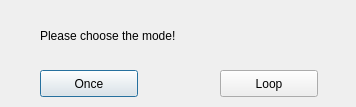
<?xml version="1.0" encoding="UTF-8"?>
<ui version="4.0">
 <class>Dialog</class>
 <widget class="QDialog" name="Dialog">
  <property name="geometry">
   <rect>
    <x>0</x>
    <y>0</y>
    <width>356</width>
    <height>107</height>
   </rect>
  </property>
  <property name="windowTitle">
   <string>Dialog</string>
  </property>
  <widget class="QPushButton" name="pushButton">
   <property name="geometry">
    <rect>
     <x>40</x>
     <y>70</y>
     <width>98</width>
     <height>27</height>
    </rect>
   </property>
   <property name="text">
    <string>Once</string>
   </property>
  </widget>
  <widget class="QPushButton" name="pushButton_2">
   <property name="geometry">
    <rect>
     <x>220</x>
     <y>70</y>
     <width>98</width>
     <height>27</height>
    </rect>
   </property>
   <property name="text">
    <string>Loop</string>
   </property>
  </widget>
  <widget class="QLabel" name="label">
   <property name="geometry">
    <rect>
     <x>40</x>
     <y>20</y>
     <width>221</width>
     <height>31</height>
    </rect>
   </property>
   <property name="text">
    <string>Please choose the mode!</string>
   </property>
  </widget>
 </widget>
 <layoutdefault spacing="6" margin="11"/>
 <resources/>
 <connections/>
</ui>
